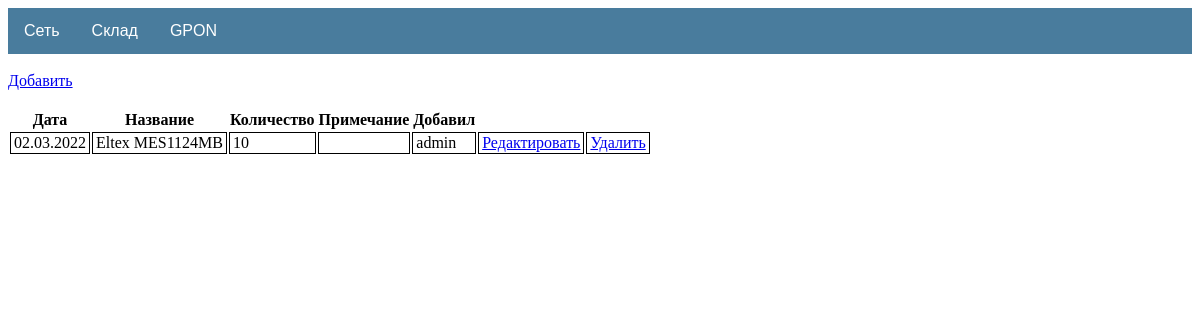
Screenshot of /storage/income/ with the database file from the repository.
### storage/models.py (models this page shows, shortened)
class Income(models.Model):
    income_user = models.ForeignKey(User, on_delete=models.CASCADE)
    income_category = models.ForeignKey(Category, on_delete=models.CASCADE, verbose_name='Категория')
    income_type = models.ForeignKey(Type, on_delete=models.CASCADE, verbose_name='Тип')
    income_name = models.ForeignKey(Product, on_delete=models.CASCADE, verbose_name='Название')
    income_quality = models.IntegerField(default=0, verbose_name='Количество')
    income_note = models.CharField(max_length=50, blank=True, verbose_name='Примечание')
    income_date_create = models.DateField(auto_now_add=True)
    slug = models.SlugField(max_length=100, unique=True, verbose_name='URL')
    class Meta:
        ordering = ['-id']

class Product(models.Model):
    category = models.ForeignKey(Category, on_delete=models.CASCADE, verbose_name='Категория')
    type = models.ForeignKey(Type, on_delete=models.CASCADE, verbose_name='Тип')
    name = models.CharField(max_length=50, unique=True, verbose_name='Название')
    image = models.ImageField(default='default.jpg')
    quality = models.PositiveIntegerField(default=0, verbose_name='Количество')
    price = models.PositiveIntegerField(default=0, verbose_name='Цена')
    description = models.CharField(max_length=100, blank=True, verbose_name='Описание')
    slug = models.SlugField(max_length=100, unique=True, verbose_name='URL')
    def __str__(self):
        return f'{self.name}'

### storage/views.py (the view)
# urls.py: path('income/', IncomeList.as_view(), name='income_list'),
class IncomeList(ListView):
    model = Income
    context_object_name = 'income_list'
    template_name = 'storage/income_list.html'

### templates/storage/income_list.html (shortened to what this page needs)
{%extends 'default.html' %}
{% block content %}
<br>
<div>
    <a href="{% url 'income_add' %}">Добавить</a>
</div>
<br>
{%  if income_list %}
<table>
    <tr>
        <th>
            Дата
        </th>
        <th>
            Название
        </th>
        <th>
            Количество
        </th>
        <th>
            Примечание
        </th>
        <th>
            Добавил
        </th>
        <th>
        </th>
    </tr>
{% for product in income_list %}
    <tr>
        <td>
            {{ product.income_date_create | date:'d.m.Y' }}
        </td>
        <td>
            {{ product.income_name }}
        </td>
        <td>
            {{ product.income_quality }}
        </td>
        <td>
        </td>
        <td>
            {{ product.income_user }}
        </td>
        <td>
            <a href="{% url 'income_update' product.slug %}">Редактировать</a>
        </td>
        <td>
            <a href="{% url 'income_delete' product.slug %}">Удалить</a>
        </td>
    </tr>
{% endfor %}
</table>
{%  else %}
    <h1>пусто</h1>
{% endif %}
{% endblock content %}

### static/css/default.css (style rules this page uses)
.table_default th, td { position: relative; border: 1px solid black; padding: 5px; word-wrap:break-word; }
.table_detail th, td { border: 1px solid black; padding: 1px 3px; word-wrap:break-word; }
.switch-detail th, td { border: 1px solid black; padding: 1px 3px; word-wrap:break-word; }
.switch-form th, td { border: 1px solid black; padding: 1px 3px; word-wrap:break-word; }
.table_gpon_form th, td { border: 1px solid black; padding: 1px 3px; word-wrap:break-word; }

### rows the page displays
Income: income_date_create "02.03.2022", income_name "Eltex MES1124MB", income_quality "10", income_user "admin"
